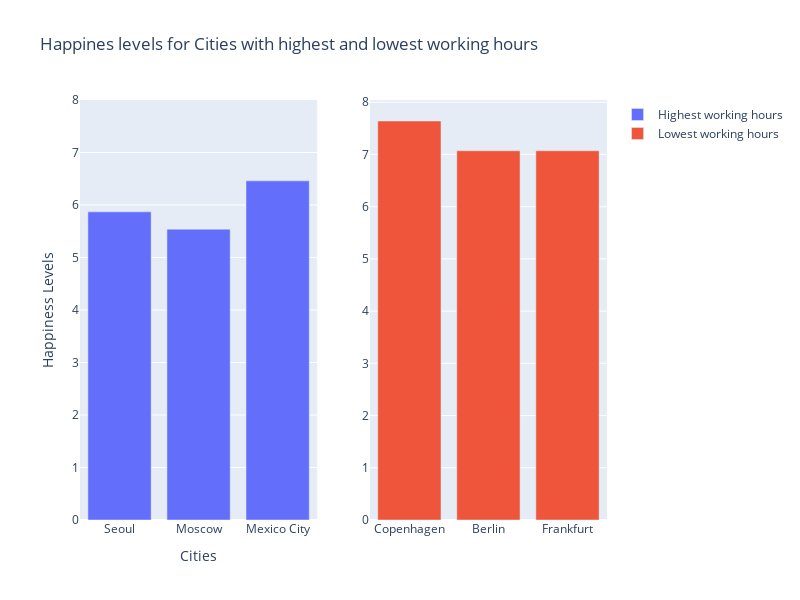

Write notebook code for a chart like this one.
### Markdown cell above
`A Bar Graph showing Happiness levels for both extremes of working hours`

### Code cell
from plotly.subplots import make_subplots

fig = make_subplots(rows=1, cols=2)

fig.add_trace(
    go.Bar(x=hard_working_cities_df['City'], y=hard_working_cities_df['Happiness levels(Country)'], name = "Highest working hours"),
    row=1, col=1
)

fig.add_trace(
    go.Bar(x=easy_working_cities_df['City'], y=easy_working_cities_df['Happiness levels(Country)'],name = "Lowest working hours"),
    row=1, col=2
)

fig.update_layout(height=600, width=800, title_text="Happines levels for Cities with highest and lowest working hours",yaxis=dict(
            range=[0, 8]), yaxis_title = "Happiness Levels", xaxis_title = "Cities")
fig.show()

### Figure 1 — Plotly figure (JSON) as saved in the notebook; plotly's stock layout.template omitted (floating-point values rounded to 4 significant figures)
{"data": [{"name": "Highest working hours", "type": "bar", "x": ["Seoul", "Moscow", "Mexico City"], "xaxis": "x", "y": [5.87, 5.54, 6.46], "yaxis": "y"}, {"name": "Lowest working hours", "type": "bar", "x": ["Copenhagen", "Berlin", "Frankfurt"], "xaxis": "x2", "y": [7.64, 7.07, 7.07], "yaxis": "y2"}], "layout": {"height": 600, "title": {"text": "Happines levels for Cities with highest and lowest working hours"}, "width": 800, "xaxis": {"anchor": "y", "domain": [0, 0.45], "title": {"text": "Cities"}}, "xaxis2": {"anchor": "y2", "domain": [0.55, 1]}, "yaxis": {"anchor": "x", "domain": [0, 1], "range": [0, 8], "title": {"text": "Happiness Levels"}}, "yaxis2": {"anchor": "x2", "domain": [0, 1]}}}
